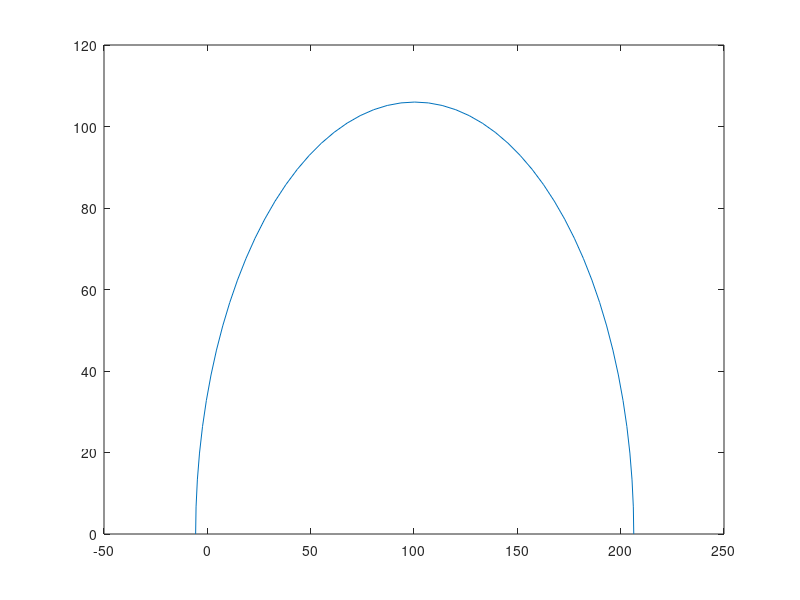

This chart was generated by the following MATLAB code:

xa = 100.3343;
ya = 0;
ra = sqrt(((100.3343-1.6)^2)+((0-38.57)^2));

tha = 0:pi/50:pi;
xunit = ra * cos(tha) + xa;
yunit = ra * sin(tha) + ya;
plot(xunit,yunit)